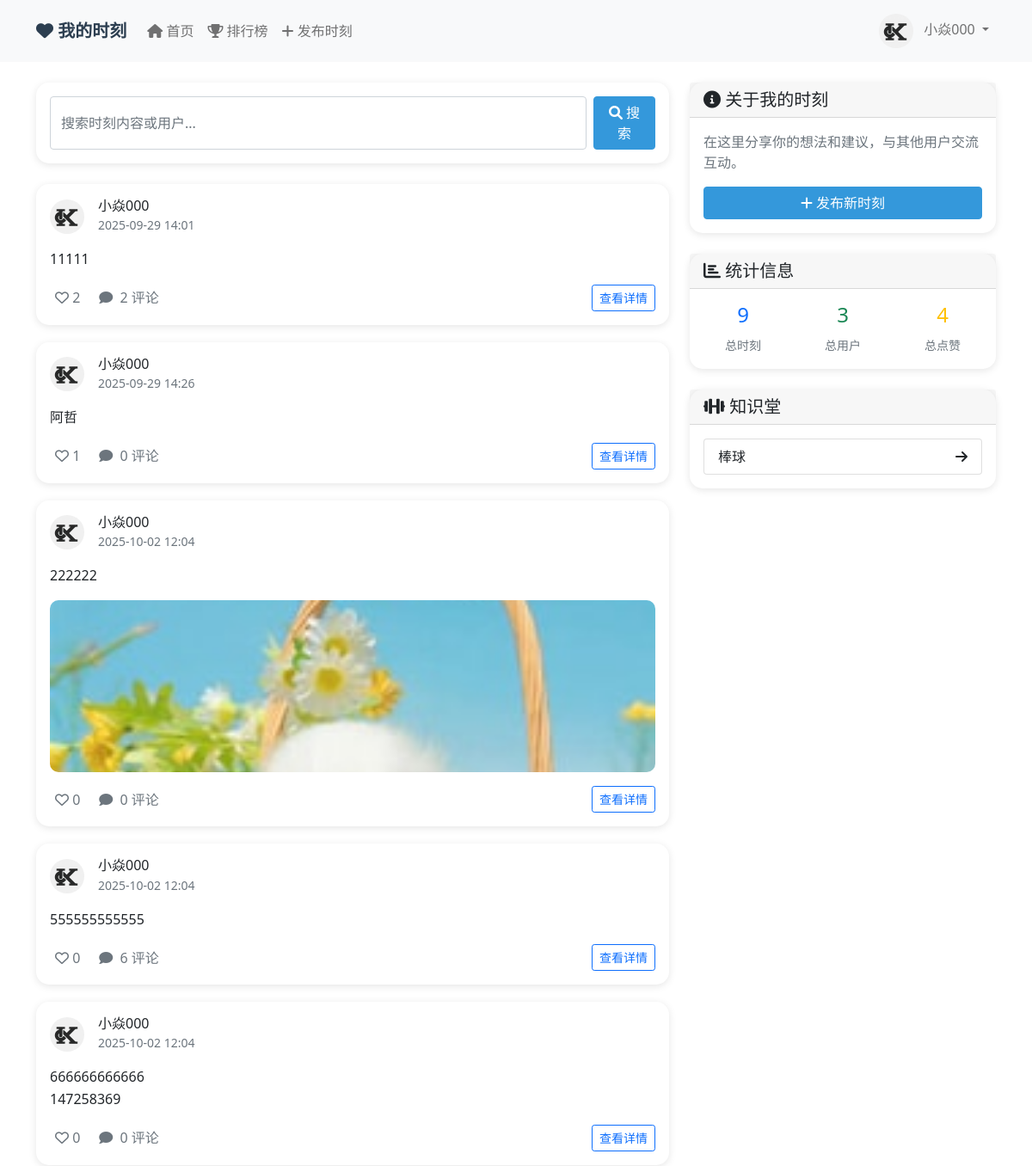
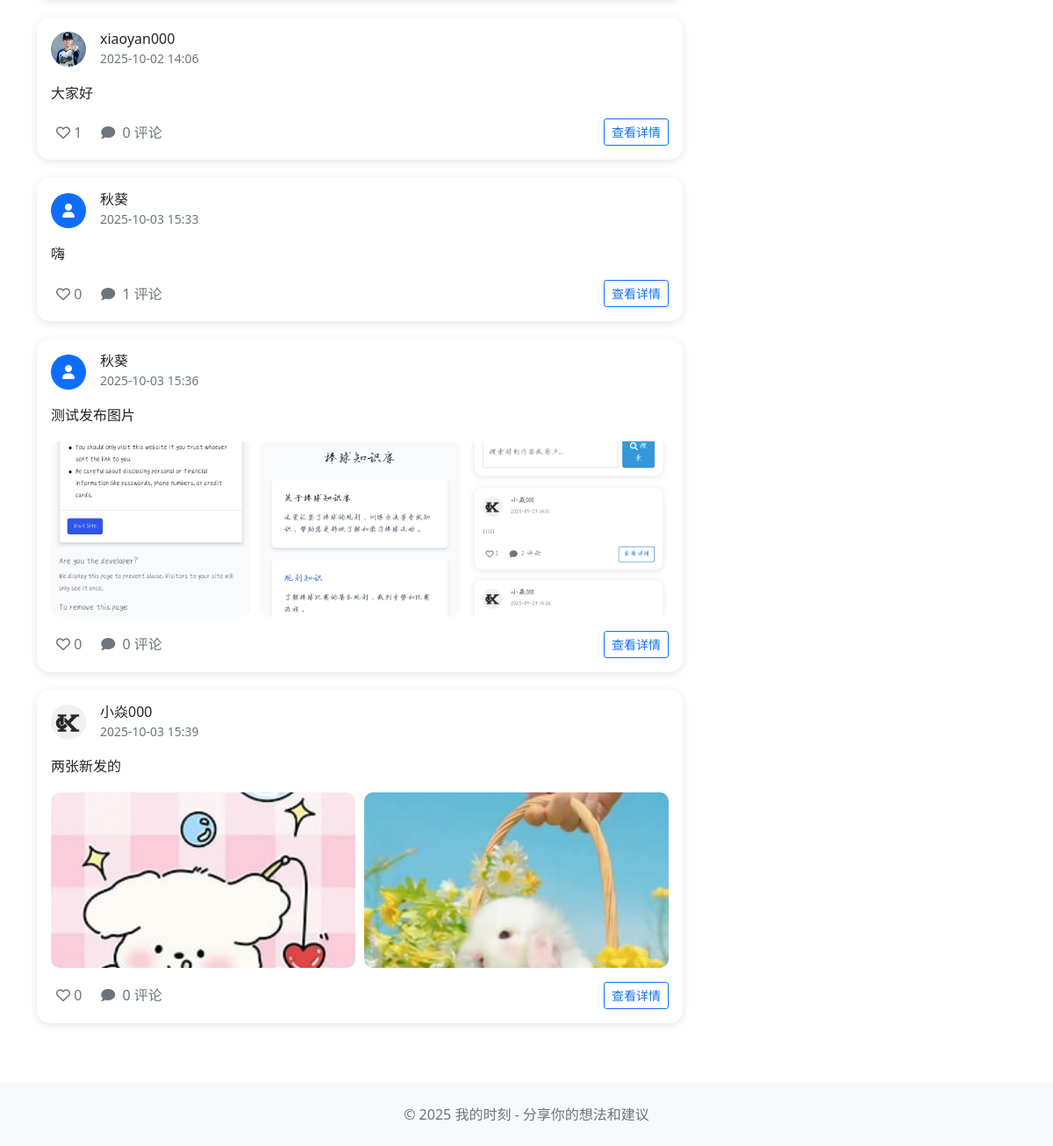
Page /moments/ (signed in) on the committed database (2 pictures, top to bottom).
### moments/models.py (models this page shows, shortened)
class UserProfile(models.Model):
    user = models.OneToOneField(User, on_delete=models.CASCADE, related_name='profile')
    nickname = models.CharField(max_length=50, blank=True, verbose_name='昵称')
    avatar = models.ImageField(upload_to='avatars/', blank=True, null=True, verbose_name='头像')
    bio = models.TextField(max_length=500, blank=True, verbose_name='个人简介')
    created_at = models.DateTimeField(auto_now_add=True, verbose_name='创建时间')
    class Meta:
        verbose_name = '用户资料'
        verbose_name_plural = '用户资料'

class Moment(models.Model):
    author = models.ForeignKey(User, on_delete=models.CASCADE, related_name='moments', verbose_name='作者')
    content = models.TextField(max_length=1000, verbose_name='内容')
    created_at = models.DateTimeField(auto_now_add=True, verbose_name='创建时间')
    updated_at = models.DateTimeField(auto_now=True, verbose_name='更新时间')
    likes_count = models.PositiveIntegerField(default=0, verbose_name='点赞数')
    comments_count = models.PositiveIntegerField(default=0, verbose_name='评论数')
    is_public = models.BooleanField(default=True, verbose_name='是否公开')
    views = models.PositiveIntegerField(default=0)

class MomentImage(models.Model):
    moment = models.ForeignKey("Moment", on_delete=models.CASCADE, related_name="images")
    image = models.ImageField(upload_to="moment_images/")
    created_at = models.DateTimeField(auto_now_add=True)

### moments/views.py (the view)
# urls.py: path('', views.moments_list, name='moments_list'),
@login_required
def moments_list(request):
    moments = Moment.objects.filter(is_public=True).select_related('author').prefetch_related('likes', 'comments')
    search_query = request.GET.get('search')
    if search_query:
        moments = moments.filter(
            Q(content__icontains=search_query) |
            Q(author__username__icontains=search_query)
        )
    paginator = Paginator(moments, 10)
    page_number = request.GET.get('page')
    page_obj = paginator.get_page(page_number)
    total_moments = Moment.objects.filter(is_public=True).count()
    total_users = User.objects.count()
    total_likes = sum(m.likes.count() for m in Moment.objects.all())  # 点赞总数
    top_by_comments = (
        Moment.objects.filter(is_public=True)
        .order_by('-comments_count', '-created_at')[:10]
    )
    top_by_views = (
        Moment.objects.filter(is_public=True)
        .order_by('-views', '-created_at')[:10]
    )
    top_by_likes = (
        Moment.objects.filter(is_public=True)
        .order_by('-likes_count', '-created_at')[:10]
    )
    latest_four = (
        Moment.objects.filter(is_public=True)
        .order_by('-created_at')[:10]
    )
    context = {
        'page_obj': page_obj,
        'search_query': search_query,
        'total_moments': total_moments,
        'total_users': total_users,
        'total_likes': total_likes,
        'top_by_comments': top_by_comments,
        'top_by_views': top_by_views,
        'top_by_likes': top_by_likes,
        'latest_four': latest_four,
    }
    return render(request, 'moments/moments_list.html', context)

### moments/templates/moments/moments_list.html (shortened to what this page needs)
{% extends 'moments/base.html' %}
{% block content %}
<div class="row">
    <div class="col-lg-8">
        <div class="card moment-card mb-4">
            <div class="card-body">
                <form method="get" class="d-flex">
                    <input type="text" name="search" class="form-control me-2"
                           placeholder="搜索时刻内容或用户..."
                           value="{{ search_query|default:'' }}">
                    <button type="submit" class="btn btn-primary">
                        <i class="fas fa-search"></i> 搜索
                    </button>
                </form>
            </div>
        </div>
        {% for moment in page_obj %}
        <div class="card moment-card">
            <div class="card-body">
                <div class="d-flex align-items-center mb-3">
                    {% if moment.author.profile.avatar %}
                        <img src="{{ moment.author.profile.avatar.url }}" class="avatar me-3">
                    {% else %}
                        <div class="avatar bg-primary text-white d-flex align-items-center justify-content-center me-3">
                            <i class="fas fa-user"></i>
                        </div>
                    {% endif %}
                    <div>
                        <h6 class="mb-0">{{ moment.author.profile.nickname|default:moment.author.username }}</h6>
                        <small class="text-muted">{{ moment.created_at|date:"Y-m-d H:i" }}</small>
                    </div>
                </div>
                <div class="moment-content">
                    {{ moment.content|linebreaks }}
                </div>
                {% if moment.images.exists %}
                    <div class="moment-images-grid {% if moment.images.count == 2 %}two-images{% elif moment.images.count == 3 %}three-images{% elif moment.images.count == 4 %}four-images{% else %}five-or-more{% endif %}">
                        {% for image in moment.images.all %}
                            <div class="moment-image-item" onclick="openImageModal('{{ image.image.url }}')">
                                <img src="{{ image.image.url }}" alt="时刻图片">
                            </div>
                        {% endfor %}
                    </div>
                {% endif %}
                <div class="d-flex justify-content-between align-items-center mt-3">
                    <div class="d-flex align-items-center">
                        <button class="like-btn me-3" id="like-btn-{{ moment.id }}"
                                onclick="likeMoment('{{ moment.id }}')">
                            <i class="far fa-heart"></i>
                            <span id="like-count-{{ moment.id }}">{{ moment.likes_count }}</span>
                        </button>
                        <a href="{% url 'moments:moment_detail' moment.id %}" class="text-decoration-none text-muted">
                            <i class="fas fa-comment me-1"></i>
                            {{ moment.comments_count }} 评论
                        </a>
                    </div>
                    <a href="{% url 'moments:moment_detail' moment.id %}" class="btn btn-outline-primary btn-sm">
                        查看详情
                    </a>
                </div>
            </div>
        </div>
        {% endfor %}
    </div>
    <div class="col-lg-4">
        <div class="card moment-card">
            <div class="card-header">
                <h5 class="mb-0"><i class="fas fa-info-circle"></i> 关于我的时刻</h5>
            </div>
            <div class="card-body">
                <p class="text-muted">在这里分享你的想法和建议，与其他用户交流互动。</p>
                {% if user.is_authenticated %}
                    <a href="{% url 'moments:create_moment' %}" class="btn btn-primary w-100">
                        <i class="fas fa-plus"></i> 发布新时刻
                    </a>
                {% else %}
                    <div class="text-center">
                        <p class="text-muted mb-3">登录后即可发布时刻</p>
                        <a href="{% url 'moments:login' %}" class="btn btn-outline-primary me-2">登录</a>
                        <a href="{% url 'moments:register' %}" class="btn btn-primary">注册</a>
                    </div>
                {% endif %}
            </div>
        </div>
        <div class="card moment-card mt-4">
            <div class="card-header">
                <h5 class="mb-0"><i class="fas fa-chart-bar"></i> 统计信息</h5>
            </div>
            <div class="card-body">
                <div class="row text-center">
                    <div class="col-4">
                        <h4 class="text-primary">{{ total_moments }}</h4>
                        <small class="text-muted">总时刻</small>
                    </div>
                    <div class="col-4">
                        <h4 class="text-success">{{ total_users }}</h4>
                        <small class="text-muted">总用户</small>
                    </div>
                    <div class="col-4">
                        <h4 class="text-warning">{{ total_likes }}</h4>
                        <small class="text-muted">总点赞</small>
                    </div>
                </div>
            </div>
        </div>
        <div class="card moment-card mt-4">
            <div class="card-header">
                <h5 class="mb-0"><i class="fas fa-dumbbell"></i> 知识堂</h5>
            </div>
            <div class="card-body">
                <div class="list-group">
                    <a href="/" class="list-group-item list-group-item-action d-flex justify-content-between align-items-center">
                        棒球
                        <i class="fas fa-arrow-right"></i>
                    </a>
                </div>
            </div>
        </div>
    </div>
</div>
{% endblock %}

### moments/templates/moments/base.html (shortened to what this page needs)
<!DOCTYPE html>
<html lang="zh-CN">
<head>
    <link href="https://cdn.jsdelivr.net/npm/bootstrap@5.1.3/dist/css/bootstrap.min.css" rel="stylesheet">
    <link href="https://cdnjs.cloudflare.com/ajax/libs/font-awesome/6.0.0/css/all.min.css" rel="stylesheet">
</head>
<body>
    <nav class="navbar navbar-expand-lg navbar-light bg-light">
        <div class="container">
            <a class="navbar-brand" href="{% url 'moments:moments_list' %}">
                <i class="fas fa-heart"></i> 我的时刻
            </a>
            <div class="collapse navbar-collapse" id="navbarNav">
                <ul class="navbar-nav me-auto">
                    <li class="nav-item">
                        <a class="nav-link" href="{% url 'moments:moments_list' %}">
                            <i class="fas fa-home"></i> 首页
                        </a>
                    </li>
                    <li class="nav-item">
                        <a class="nav-link" href="{% url 'moments:leaderboard' %}">
                            <i class="fas fa-trophy"></i> 排行榜
                        </a>
                    </li>
                    {% if user.is_authenticated %}
                    <li class="nav-item">
                        <a class="nav-link" href="{% url 'moments:create_moment' %}">
                            <i class="fas fa-plus"></i> 发布时刻
                        </a>
                    </li>
                    {% endif %}
                </ul>
                <ul class="navbar-nav">
                    {% if user.is_authenticated %}
                        <li class="nav-item dropdown">
                            <a class="nav-link dropdown-toggle" href="#" id="navbarDropdown" role="button" data-bs-toggle="dropdown">
                                {% if user.profile.avatar %}
                                    <img src="{{ user.profile.avatar.url }}" class="avatar me-2">
                                {% else %}
                                    <i class="fas fa-user-circle me-2"></i>
                                {% endif %}
                                {{ user.profile.nickname|default:user.username }}
                            </a>
                        </li>
                    {% endif %}
                </ul>
            </div>
        </div>
    </nav>
    <main class="container mt-4">
        {% block content %}
        {% endblock %}
    </main>
    <footer class="bg-light text-center py-4 mt-5">
        <div class="container">
            <p class="text-muted mb-0">&copy; 2025 我的时刻 - 分享你的想法和建议</p>
        </div>
    </footer>
</body>
</html>

### moments/templates/moments/base.html (style rules this page uses)
.moment-card { border: none; box-shadow: 0 2px 10px rgba(0,0,0,0.1); margin-bottom: 20px; border-radius: 15px; }
.moment-content { font-size: 16px; line-height: 1.6; }
.moment-images-grid { display: grid; gap: 10px; margin-top: 15px; }
.moment-images-grid.two-images { grid-template-columns: 1fr 1fr; }
.moment-images-grid.three-images { grid-template-columns: 1fr 1fr 1fr; }
.moment-images-grid.five-or-more { grid-template-columns: repeat(auto-fit, minmax(150px, 1fr)); }
.moment-image-item { border-radius: 10px; overflow: hidden; cursor: pointer; transition: transform 0.3s; }
.moment-image-item img { width: 100%; height: 200px; object-fit: cover; }
.like-btn { border: none; background: none; color: #6c757d; transition: color 0.3s; }
.navbar-brand { font-weight: bold; color: #2c3e50 !important; }
.btn-primary { background-color: #3498db; border-color: #3498db; }
.avatar { width: 40px; height: 40px; border-radius: 50%; object-fit: cover; }

### rows in the picture
Moment: author.profile.avatar (picture), author.profile.nickname "小焱000", created_at "2025-09-29 14:01", content "11111", likes_count "2", comments_count "2"
Moment: author.profile.avatar (picture), author.profile.nickname "小焱000", created_at "2025-09-29 14:26", content "阿哲", likes_count "1", comments_count "0"
Moment: author.profile.avatar (picture), author.profile.nickname "小焱000", created_at "2025-10-02 12:04", content "222222", likes_count "0", comments_count "0"
MomentImage: image (picture)
Moment: author.profile.avatar (picture), author.profile.nickname "小焱000", created_at "2025-10-02 12:04", content "555555555555", likes_count "0", comments_count "6"
Moment: author.profile.avatar (picture), author.profile.nickname "小焱000", created_at "2025-10-02 12:04", content "666666666666 147258369", likes_count "0", comments_count "0"
Moment: author.profile.avatar (picture), author.profile.nickname "xiaoyan000", created_at "2025-10-02 14:06", content "大家好", likes_count "1", comments_count "0"
Moment: author.profile.nickname "秋葵", created_at "2025-10-03 15:33", content "嗨", likes_count "0", comments_count "1"
Moment: author.profile.nickname "秋葵", created_at "2025-10-03 15:36", content "测试发布图片", likes_count "0", comments_count "0"
MomentImage: image (picture)
MomentImage: image (picture)
MomentImage: image (picture)
Moment: author.profile.avatar (picture), author.profile.nickname "小焱000", created_at "2025-10-03 15:39", content "两张新发的", likes_count "0", comments_count "0"
MomentImage: image (picture)
MomentImage: image (picture)

### other values in the picture
{{ user.profile.nickname|default:user.username }} "小焱000"
{{ total_moments }} "9"
{{ total_users }} "3"
{{ total_likes }} "4"
